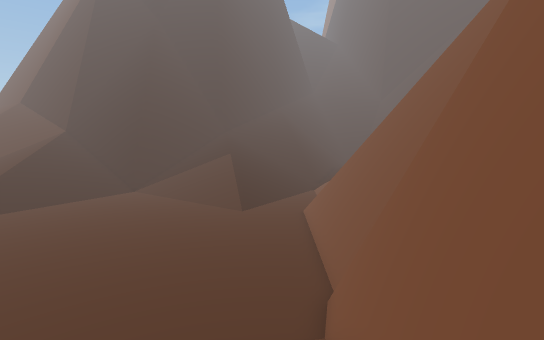
View 1 (above)

18 first-person views from a walk through a Unity game level. The camera is 1.2 m above the floor, tilts 6° down and sees 85° across. The floor is counted in squares, 1 m on a side. Each view is taken from the middle of a square. On the plan, view 1 faces up. The plan holds only what a view shows up to about 13 squares ahead; the rest is blank. The place goes on beyond the plan. The player is left out.

View 2
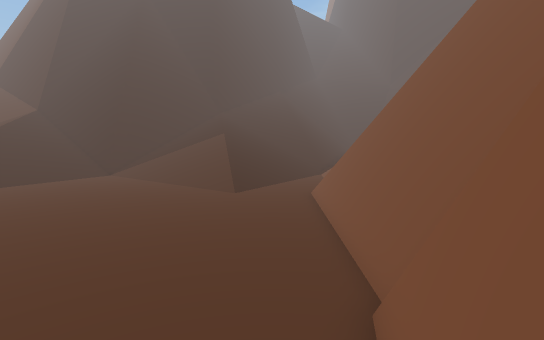

View 3
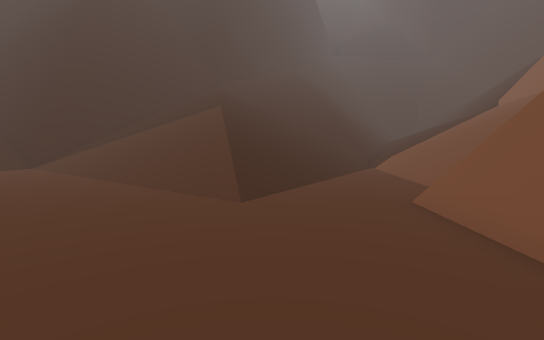

View 4
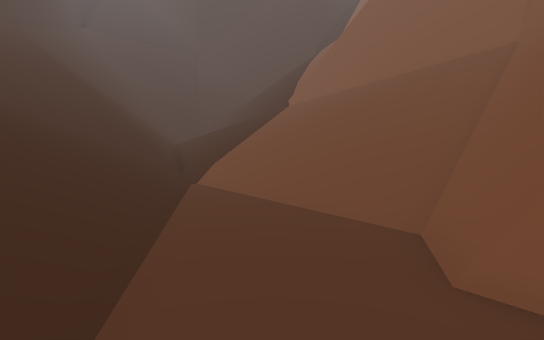

View 5
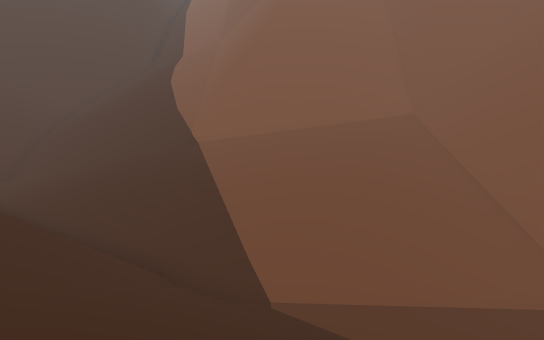

View 6
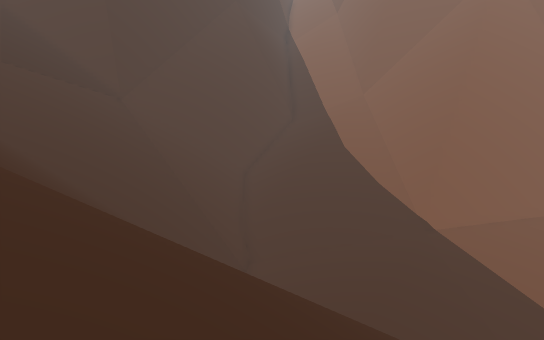

View 7
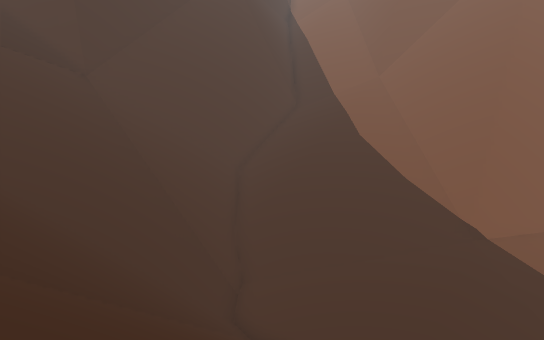

View 8
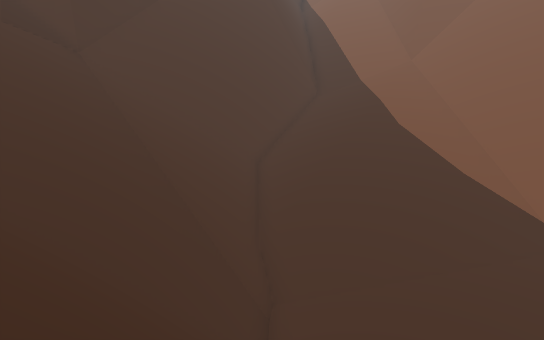

View 9
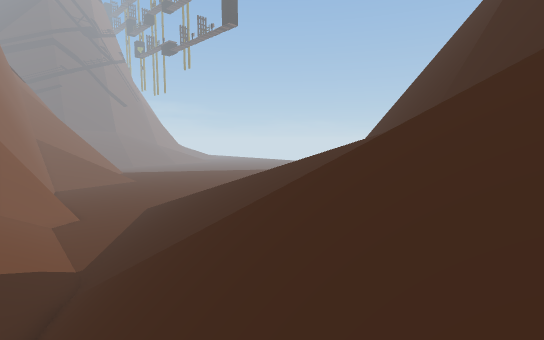

View 10
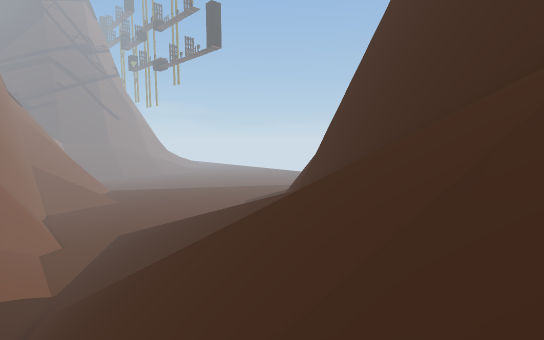

View 11
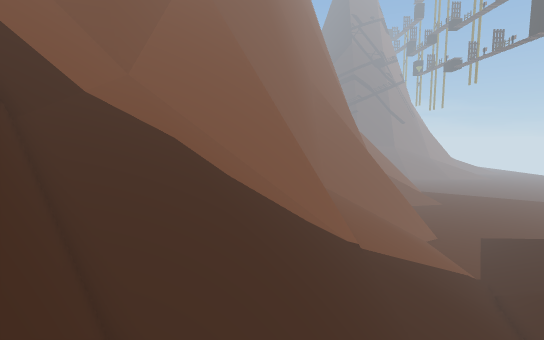

View 12
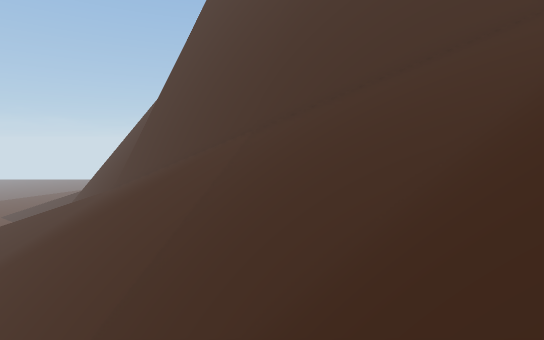

View 13
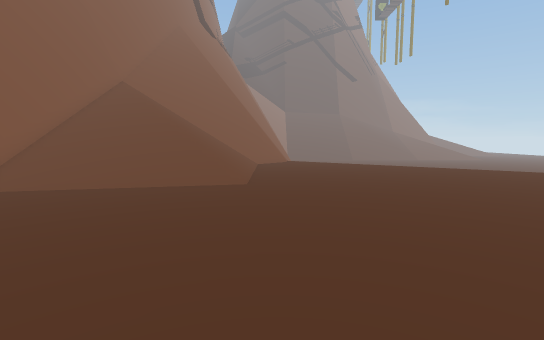

View 14
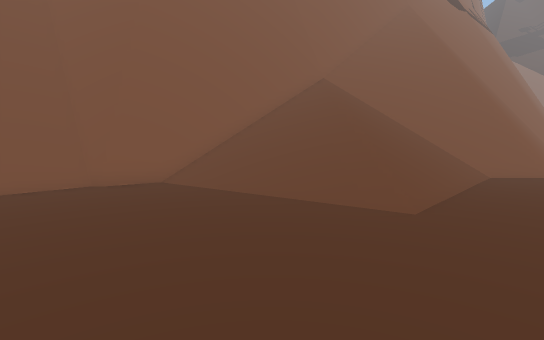

View 15
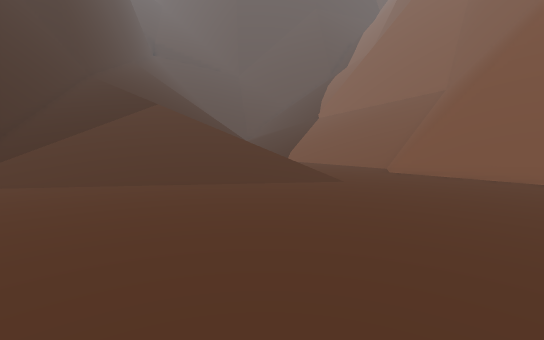

View 16
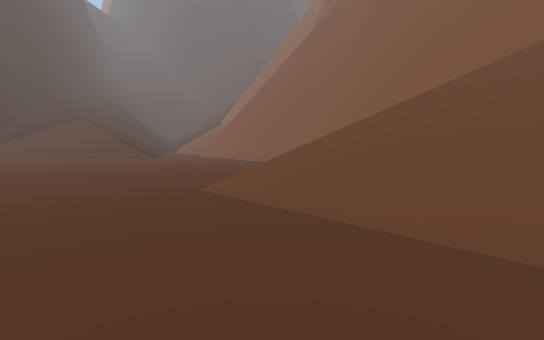

View 17
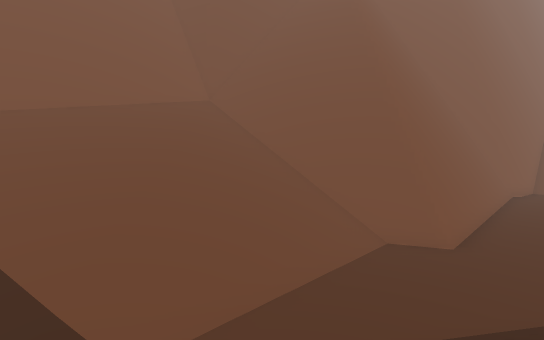

View 18
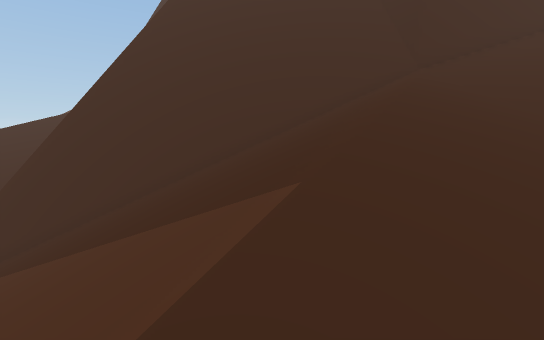

### Floor plan
Key: @ floor where view 1 was taken; # wall or solid block; . floor; / step, stairs or slope; = window, fence, low wall or low ledge; ^ raised ledge.
Columns run from 9 left of view 1 to 21 right of it. Each row starts with its distance up from view 1.
 41            ^#//////////##
 40            #////////////##
 39           ^#////////////##
 38          ^#/////////////##
 37          #//////////////=#
 36         ##///////////////#
 35        ^#////////////////#
 34        #/////////////////##
 33       ##//////////////////##
 32      ^#////////  //////////##
 31      ## /////// ////////////##
 30    ^^#//////// //////////////##
 29   ^^=/// ///// //////////////##
 28  ^^#=/// ////////////////////##
 27  ^#=/////////////////////////##
 26 ^^=//////////////////////////##
 25 ^#=/////////////////========###
 24 #=//////////////////^^^^^^^^^^
 23 =///////////////////^
 22 =///////////.///////^
 21 ////////////.///////^
 20 .//////////..///////^
 19 ..////////...///////^
 18 ....//////..////////^
 17 ......///...////////^
 16 ......./...#========#
 15 ...........####^^^^#^
 14 ...........###^^^^^^
 13 ...........#
 12 ...........#
 11 ...........#
 10 ...........#
  9 ...........#
  8 ...........#
  7 ...........#
  6 ..........=#
  5 ........./##
  4 ....//////##
  3 ....//////#
  2 ....//////#
  1 ....//////#
  0 ..../////@#
 -1 ....//////#
 -2 . ..//////#

Positions as (right, up) in squares from view 1, and headings:
1: (0, 0), facing up
2: (0, 3), facing up
3: (-1, 10), facing up
4: (-1, 15), facing up-right
5: (-2, 22), facing right
6: (-2, 32), facing right
7: (1, 32), facing right
8: (3, 33), facing right
9: (5, 32), facing down-left
10: (5, 37), facing down-left
11: (14, 37), facing down
12: (12, 38), facing left
13: (-6, 12), facing down
14: (-7, 9), facing down-right
15: (-9, 11), facing up-right
16: (-9, -2), facing up-right
17: (0, 23), facing down-right
18: (-2, 22), facing up-left
